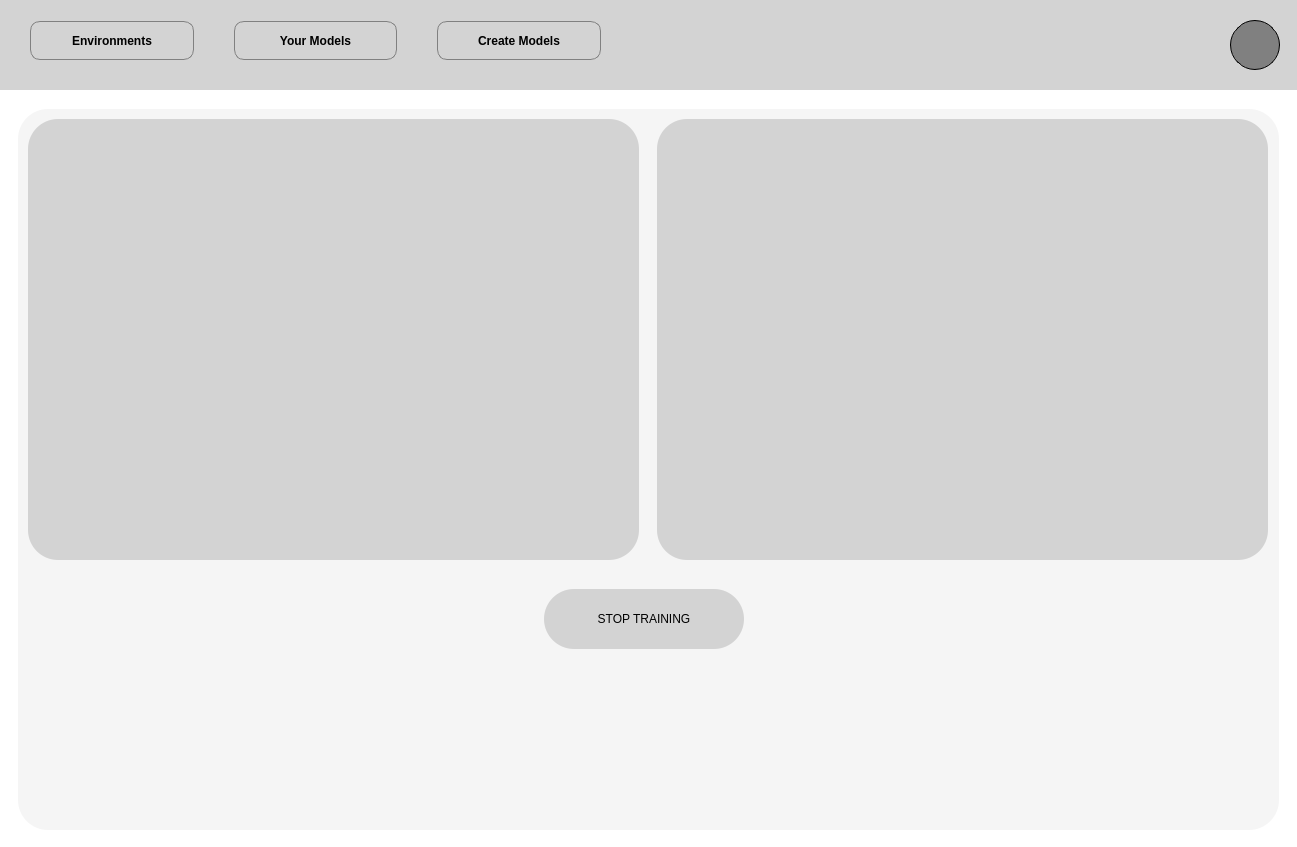
<?xml version="1.0" encoding="UTF-8"?>
<ui version="4.0">
 <class>MainWindow</class>
 <widget class="QMainWindow" name="MainWindow">
  <property name="geometry">
   <rect>
    <x>0</x>
    <y>0</y>
    <width>1297</width>
    <height>847</height>
   </rect>
  </property>
  <property name="windowTitle">
   <string>MainWindow</string>
  </property>
  <widget class="QWidget" name="centralwidget">
   <widget class="QWidget" name="navbar" native="true">
    <property name="geometry">
     <rect>
      <x>0</x>
      <y>0</y>
      <width>1301</width>
      <height>91</height>
     </rect>
    </property>
    <widget class="QLabel" name="navbar_background">
     <property name="geometry">
      <rect>
       <x>-10</x>
       <y>-10</y>
       <width>1321</width>
       <height>101</height>
      </rect>
     </property>
     <property name="styleSheet">
      <string notr="true">background: lightgrey;
border: 1px solid grey;</string>
     </property>
     <property name="text">
      <string/>
     </property>
    </widget>
    <widget class="QLabel" name="navbar_profile">
     <property name="geometry">
      <rect>
       <x>1230</x>
       <y>20</y>
       <width>50</width>
       <height>50</height>
      </rect>
     </property>
     <property name="styleSheet">
      <string notr="true">background: grey;
border-radius: 25px;
border: 1px solid black;</string>
     </property>
     <property name="text">
      <string/>
     </property>
    </widget>
    <widget class="QWidget" name="horizontalLayoutWidget">
     <property name="geometry">
      <rect>
       <x>30</x>
       <y>20</y>
       <width>571</width>
       <height>41</height>
      </rect>
     </property>
     <layout class="QHBoxLayout" name="horizontalLayout">
      <property name="spacing">
       <number>40</number>
      </property>
      <property name="leftMargin">
       <number>0</number>
      </property>
      <property name="rightMargin">
       <number>0</number>
      </property>
      <item>
       <widget class="QPushButton" name="nav_env">
        <property name="styleSheet">
         <string notr="true">border: 1px solid grey;
border-radius: 10px;
text-align: center;
font-weight: bold; height: auto;</string>
        </property>
        <property name="text">
         <string>Environments</string>
        </property>
       </widget>
      </item>
      <item>
       <widget class="QPushButton" name="nav_model_list">
        <property name="styleSheet">
         <string notr="true">border: 1px solid grey;
border-radius: 10px;
text-align: center;
font-weight: bold; height: auto;</string>
        </property>
        <property name="text">
         <string>Your Models</string>
        </property>
       </widget>
      </item>
      <item>
       <widget class="QPushButton" name="nav_model_create">
        <property name="styleSheet">
         <string notr="true">border: 1px solid grey;
border-radius: 10px;
text-align: center;
font-weight: bold; height: auto;</string>
        </property>
        <property name="text">
         <string>Create Models</string>
        </property>
       </widget>
      </item>
     </layout>
    </widget>
   </widget>
   <widget class="QWidget" name="loading" native="true">
    <property name="enabled">
     <bool>false</bool>
    </property>
    <property name="geometry">
     <rect>
      <x>0</x>
      <y>0</y>
      <width>1311</width>
      <height>851</height>
     </rect>
    </property>
    <widget class="QLabel" name="logo_cont">
     <property name="geometry">
      <rect>
       <x>0</x>
       <y>-10</y>
       <width>1311</width>
       <height>861</height>
      </rect>
     </property>
     <property name="styleSheet">
      <string notr="true">background: white</string>
     </property>
     <property name="text">
      <string/>
     </property>
    </widget>
   </widget>
   <widget class="QWidget" name="content_window" native="true">
    <property name="geometry">
     <rect>
      <x>-1</x>
      <y>90</y>
      <width>1301</width>
      <height>761</height>
     </rect>
    </property>
    <widget class="QLabel" name="content_background">
     <property name="geometry">
      <rect>
       <x>-6</x>
       <y>5</y>
       <width>1311</width>
       <height>751</height>
      </rect>
     </property>
     <property name="styleSheet">
      <string notr="true">background: white;</string>
     </property>
     <property name="text">
      <string/>
     </property>
    </widget>
    <widget class="QWidget" name="model_creation_window" native="true">
     <property name="geometry">
      <rect>
       <x>-1</x>
       <y>0</y>
       <width>1301</width>
       <height>751</height>
      </rect>
     </property>
     <property name="styleSheet">
      <string notr="true">background: white;</string>
     </property>
     <widget class="QWidget" name="steps_window" native="true">
      <property name="geometry">
       <rect>
        <x>20</x>
        <y>20</y>
        <width>301</width>
        <height>721</height>
       </rect>
      </property>
      <property name="styleSheet">
       <string notr="true">background: whitesmoke; border-radius: 20px; border: 1px solid lightgrey;</string>
      </property>
      <widget class="QPushButton" name="pushButton_2">
       <property name="geometry">
        <rect>
         <x>20</x>
         <y>30</y>
         <width>259</width>
         <height>41</height>
        </rect>
       </property>
       <property name="text">
        <string>Step1</string>
       </property>
      </widget>
      <widget class="QPushButton" name="pushButton_3">
       <property name="geometry">
        <rect>
         <x>20</x>
         <y>90</y>
         <width>259</width>
         <height>41</height>
        </rect>
       </property>
       <property name="text">
        <string>Step2</string>
       </property>
      </widget>
      <widget class="QPushButton" name="pushButton">
       <property name="geometry">
        <rect>
         <x>20</x>
         <y>150</y>
         <width>259</width>
         <height>41</height>
        </rect>
       </property>
       <property name="text">
        <string>Step3</string>
       </property>
      </widget>
     </widget>
     <widget class="QWidget" name="steps_desc_window" native="true">
      <property name="geometry">
       <rect>
        <x>340</x>
        <y>20</y>
        <width>941</width>
        <height>721</height>
       </rect>
      </property>
      <property name="styleSheet">
       <string notr="true">background: whitesmoke; border-radius: 20px; border: 1px solid lightgrey;</string>
      </property>
      <widget class="QWidget" name="steps_1" native="true">
       <property name="geometry">
        <rect>
         <x>20</x>
         <y>20</y>
         <width>901</width>
         <height>681</height>
        </rect>
       </property>
       <property name="styleSheet">
        <string notr="true">border: none;</string>
       </property>
       <widget class="QLabel" name="step1_model_name">
        <property name="geometry">
         <rect>
          <x>32</x>
          <y>40</y>
          <width>200</width>
          <height>31</height>
         </rect>
        </property>
        <property name="text">
         <string>Enter Model Name</string>
        </property>
       </widget>
       <widget class="QLineEdit" name="step1_model_name_enter">
        <property name="geometry">
         <rect>
          <x>30</x>
          <y>80</y>
          <width>551</width>
          <height>31</height>
         </rect>
        </property>
        <property name="styleSheet">
         <string notr="true">border: 1px grey solid;
background: white;</string>
        </property>
       </widget>
       <widget class="QLabel" name="step1_model_desc">
        <property name="geometry">
         <rect>
          <x>32</x>
          <y>150</y>
          <width>200</width>
          <height>31</height>
         </rect>
        </property>
        <property name="text">
         <string>Enter Model Description</string>
        </property>
       </widget>
       <widget class="QTextEdit" name="step1_model_desc_enter">
        <property name="geometry">
         <rect>
          <x>30</x>
          <y>190</y>
          <width>551</width>
          <height>151</height>
         </rect>
        </property>
        <property name="styleSheet">
         <string notr="true">background: white; border-radius: 0px;</string>
        </property>
       </widget>
       <widget class="QScrollArea" name="scrollArea">
        <property name="geometry">
         <rect>
          <x>30</x>
          <y>430</y>
          <width>841</width>
          <height>211</height>
         </rect>
        </property>
        <property name="widgetResizable">
         <bool>true</bool>
        </property>
        <widget class="QWidget" name="scrollAreaWidgetContents">
         <property name="geometry">
          <rect>
           <x>0</x>
           <y>0</y>
           <width>841</width>
           <height>211</height>
          </rect>
         </property>
        </widget>
       </widget>
       <widget class="QLabel" name="step1_env_choose">
        <property name="geometry">
         <rect>
          <x>31</x>
          <y>381</y>
          <width>200</width>
          <height>30</height>
         </rect>
        </property>
        <property name="text">
         <string>Select a track</string>
        </property>
       </widget>
      </widget>
      <widget class="QWidget" name="steps_2" native="true">
       <property name="geometry">
        <rect>
         <x>19</x>
         <y>19</y>
         <width>901</width>
         <height>681</height>
        </rect>
       </property>
       <property name="styleSheet">
        <string notr="true">border: none;</string>
       </property>
       <widget class="QLabel" name="step2_head">
        <property name="geometry">
         <rect>
          <x>33</x>
          <y>41</y>
          <width>200</width>
          <height>31</height>
         </rect>
        </property>
        <property name="text">
         <string>HyperParameter 1</string>
        </property>
       </widget>
       <widget class="QLineEdit" name="step2_desc">
        <property name="geometry">
         <rect>
          <x>31</x>
          <y>81</y>
          <width>551</width>
          <height>31</height>
         </rect>
        </property>
        <property name="styleSheet">
         <string notr="true">border: 1px grey solid;
background: white;</string>
        </property>
       </widget>
      </widget>
      <widget class="QWidget" name="steps_3" native="true">
       <property name="geometry">
        <rect>
         <x>19</x>
         <y>19</y>
         <width>901</width>
         <height>681</height>
        </rect>
       </property>
       <property name="styleSheet">
        <string notr="true">border: none;</string>
       </property>
       <widget class="QLabel" name="step3_model_name">
        <property name="geometry">
         <rect>
          <x>33</x>
          <y>41</y>
          <width>200</width>
          <height>31</height>
         </rect>
        </property>
        <property name="text">
         <string>Customize Reward Function</string>
        </property>
       </widget>
       <widget class="QTextEdit" name="step3_code_editor">
        <property name="geometry">
         <rect>
          <x>30</x>
          <y>84</y>
          <width>791</width>
          <height>441</height>
         </rect>
        </property>
        <property name="styleSheet">
         <string notr="true">border: 1px solid grey;
border-radius: 10px;
background: white;</string>
        </property>
       </widget>
       <widget class="QPushButton" name="step_3_training">
        <property name="geometry">
         <rect>
          <x>682</x>
          <y>550</y>
          <width>141</width>
          <height>31</height>
         </rect>
        </property>
        <property name="styleSheet">
         <string notr="true">border: 1px solid black;</string>
        </property>
        <property name="text">
         <string>Begin Training</string>
        </property>
       </widget>
       <widget class="QPushButton" name="step_3_validate">
        <property name="geometry">
         <rect>
          <x>532</x>
          <y>550</y>
          <width>131</width>
          <height>31</height>
         </rect>
        </property>
        <property name="styleSheet">
         <string notr="true">border: 1px solid black;</string>
        </property>
        <property name="text">
         <string>Validate</string>
        </property>
       </widget>
      </widget>
      <zorder>steps_2</zorder>
      <zorder>steps_1</zorder>
      <zorder>steps_3</zorder>
     </widget>
     <zorder>steps_desc_window</zorder>
     <zorder>steps_window</zorder>
    </widget>
    <widget class="QWidget" name="model_training_window" native="true">
     <property name="geometry">
      <rect>
       <x>-11</x>
       <y>-1</y>
       <width>1311</width>
       <height>761</height>
      </rect>
     </property>
     <widget class="QWidget" name="mode_trianing_Cont" native="true">
      <property name="geometry">
       <rect>
        <x>30</x>
        <y>20</y>
        <width>1261</width>
        <height>721</height>
       </rect>
      </property>
      <property name="styleSheet">
       <string notr="true">background: whitesmoke; border-radius: 30px</string>
      </property>
      <widget class="QLabel" name="pygame">
       <property name="geometry">
        <rect>
         <x>10</x>
         <y>10</y>
         <width>611</width>
         <height>441</height>
        </rect>
       </property>
       <property name="styleSheet">
        <string notr="true">background: lightgrey;</string>
       </property>
       <property name="text">
        <string/>
       </property>
      </widget>
      <widget class="QLabel" name="matplotlib">
       <property name="geometry">
        <rect>
         <x>639</x>
         <y>10</y>
         <width>611</width>
         <height>441</height>
        </rect>
       </property>
       <property name="styleSheet">
        <string notr="true">background: lightgrey;</string>
       </property>
       <property name="text">
        <string/>
       </property>
      </widget>
      <widget class="QPushButton" name="stop_training_button">
       <property name="geometry">
        <rect>
         <x>526</x>
         <y>480</y>
         <width>200</width>
         <height>60</height>
        </rect>
       </property>
       <property name="styleSheet">
        <string notr="true">background: lightgrey; cursor: pointer;</string>
       </property>
       <property name="text">
        <string>STOP TRAINING</string>
       </property>
      </widget>
     </widget>
    </widget>
    <zorder>model_creation_window</zorder>
    <zorder>content_background</zorder>
    <zorder>model_training_window</zorder>
   </widget>
   <zorder>loading</zorder>
   <zorder>navbar</zorder>
   <zorder>content_window</zorder>
  </widget>
 </widget>
 <resources/>
 <connections>
  <connection>
   <sender>pushButton_2</sender>
   <signal>clicked()</signal>
   <receiver>steps_1</receiver>
   <slot>raise()</slot>
   <hints>
    <hint type="sourcelabel">
     <x>205</x>
     <y>185</y>
    </hint>
    <hint type="destinationlabel">
     <x>645</x>
     <y>288</y>
    </hint>
   </hints>
  </connection>
  <connection>
   <sender>pushButton_3</sender>
   <signal>clicked()</signal>
   <receiver>steps_2</receiver>
   <slot>raise()</slot>
   <hints>
    <hint type="sourcelabel">
     <x>176</x>
     <y>233</y>
    </hint>
    <hint type="destinationlabel">
     <x>448</x>
     <y>418</y>
    </hint>
   </hints>
  </connection>
  <connection>
   <sender>pushButton</sender>
   <signal>clicked()</signal>
   <receiver>steps_3</receiver>
   <slot>raise()</slot>
   <hints>
    <hint type="sourcelabel">
     <x>139</x>
     <y>290</y>
    </hint>
    <hint type="destinationlabel">
     <x>369</x>
     <y>468</y>
    </hint>
   </hints>
  </connection>
 </connections>
</ui>
